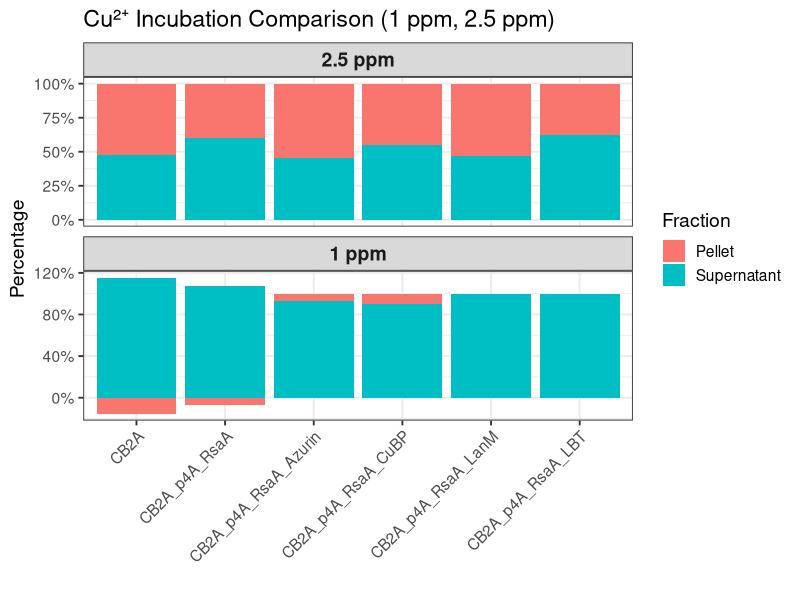

Write the R code that produced this figure.
library(dplyr)
library(tidyr)
library(ggplot2)

# ------------------------------
# 2.5 ppm dataset
# ------------------------------
df_2.5 <- data.frame(
  Strain = c(
    "CB2A",
    "CB2A_p4A_RsaA",
    "CB2A_p4A_RsaA_LanM",
    "CB2A_p4A_RsaA_LBT",
    "CB2A_p4A_RsaA_CuBP",
    "CB2A_p4A_RsaA_Azurin"
  ),
  Supernatant = c(1.007, 2.174, 0.941, 1.634, 1.275, 0.832),
  Pellet      = c(1.097, 1.450, 1.059, 0.985, 1.052, 1.011),
  Condition   = "2.5 ppm"
)

# ------------------------------
# 1 ppm dataset
# ------------------------------
df_1 <- data.frame(
  Strain = c(
    "CB2A",
    "CB2A_p4A_RsaA",
    "CB2A_p4A_RsaA_LanM",
    "CB2A_p4A_RsaA_LBT",
    "CB2A_p4A_RsaA_CuBP",
    "CB2A_p4A_RsaA_Azurin"
  ),
  Supernatant = c(0.95, 1.262, 0.924, 0.955, 0.994, 1.040),
  Pellet      = c(-0.127, -0.083, 0.006, 0.000, 0.115, 0.081),
  Condition   = "1 ppm"
)

# ------------------------------
# Combine datasets
# ------------------------------
df_all <- bind_rows(df_2.5, df_1)

# ------------------------------
# Convert to long format + normalize
# ------------------------------
df_long <- df_all %>%
  pivot_longer(
    cols = c(Supernatant, Pellet),
    names_to = "Fraction",
    values_to = "Value"
  ) %>%
  group_by(Strain, Condition) %>%
  mutate(Percent = Value / sum(Value))

# ------------------------------
# Reorder facets so 2.5 ppm is on top
# ------------------------------
df_long$Condition <- factor(df_long$Condition, levels = c("2.5 ppm", "1 ppm"))

# ------------------------------
# Plot
# ------------------------------
p <- ggplot(df_long, aes(x = Strain, y = Percent, fill = Fraction)) +
  geom_bar(stat = "identity") +
  scale_y_continuous(labels = scales::percent_format(accuracy = 1)) +
  facet_wrap(~ Condition, ncol = 1, scales = "free_y") +
  labs(
    title = "Cu²⁺ Incubation Comparison (1 ppm, 2.5 ppm)",
    x = "",
    y = "Percentage"
  ) +
  theme_bw(base_size = 14) +
  theme(
    axis.text.x = element_text(angle = 45, hjust = 1),
    strip.text = element_text(size = 14, face = "bold")
  )

# ------------------------------
# Export PNG at 300 dpi
# ------------------------------
ggsave("Cu_incubation_faceted.png", p, width = 10, height = 8, dpi = 300)
